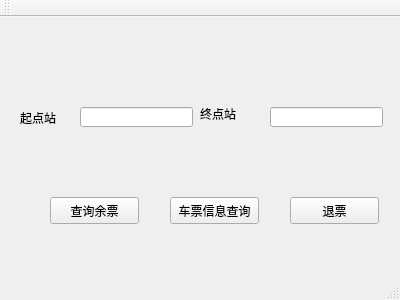
<?xml version="1.0" encoding="UTF-8"?>
<ui version="4.0">
 <class>MainWindow</class>
 <widget class="QMainWindow" name="MainWindow">
  <property name="geometry">
   <rect>
    <x>0</x>
    <y>0</y>
    <width>400</width>
    <height>300</height>
   </rect>
  </property>
  <property name="windowTitle">
   <string>MainWindow</string>
  </property>
  <widget class="QWidget" name="centralWidget">
   <widget class="QLabel" name="label">
    <property name="geometry">
     <rect>
      <x>20</x>
      <y>90</y>
      <width>61</width>
      <height>21</height>
     </rect>
    </property>
    <property name="text">
     <string>起点站</string>
    </property>
   </widget>
   <widget class="QLabel" name="label_2">
    <property name="geometry">
     <rect>
      <x>200</x>
      <y>90</y>
      <width>63</width>
      <height>14</height>
     </rect>
    </property>
    <property name="tabletTracking">
     <bool>false</bool>
    </property>
    <property name="text">
     <string>终点站</string>
    </property>
   </widget>
   <widget class="QPushButton" name="pushButton">
    <property name="geometry">
     <rect>
      <x>50</x>
      <y>180</y>
      <width>89</width>
      <height>27</height>
     </rect>
    </property>
    <property name="text">
     <string>查询余票</string>
    </property>
   </widget>
   <widget class="QLineEdit" name="lineEdit">
    <property name="geometry">
     <rect>
      <x>80</x>
      <y>90</y>
      <width>113</width>
      <height>20</height>
     </rect>
    </property>
   </widget>
   <widget class="QLineEdit" name="lineEdit_2">
    <property name="geometry">
     <rect>
      <x>270</x>
      <y>90</y>
      <width>113</width>
      <height>20</height>
     </rect>
    </property>
   </widget>
   <widget class="QPushButton" name="pushButton_2">
    <property name="geometry">
     <rect>
      <x>170</x>
      <y>180</y>
      <width>89</width>
      <height>27</height>
     </rect>
    </property>
    <property name="text">
     <string>车票信息查询</string>
    </property>
   </widget>
   <widget class="QPushButton" name="pushButton_3">
    <property name="geometry">
     <rect>
      <x>290</x>
      <y>180</y>
      <width>89</width>
      <height>27</height>
     </rect>
    </property>
    <property name="text">
     <string>退票</string>
    </property>
   </widget>
  </widget>
  <widget class="QMenuBar" name="menuBar">
   <property name="geometry">
    <rect>
     <x>0</x>
     <y>0</y>
     <width>400</width>
     <height>26</height>
    </rect>
   </property>
  </widget>
  <widget class="QToolBar" name="mainToolBar">
   <attribute name="toolBarArea">
    <enum>TopToolBarArea</enum>
   </attribute>
   <attribute name="toolBarBreak">
    <bool>false</bool>
   </attribute>
  </widget>
  <widget class="QStatusBar" name="statusBar"/>
 </widget>
 <layoutdefault spacing="6" margin="11"/>
 <resources/>
 <connections/>
</ui>
